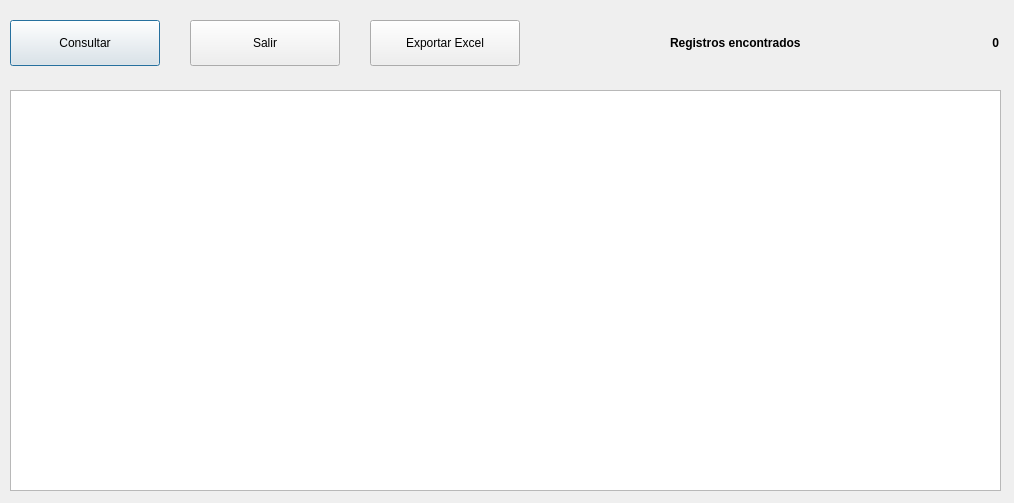
<?xml version="1.0" encoding="UTF-8"?>
<ui version="4.0">
 <class>Dialog</class>
 <widget class="QDialog" name="Dialog">
  <property name="geometry">
   <rect>
    <x>0</x>
    <y>0</y>
    <width>1014</width>
    <height>503</height>
   </rect>
  </property>
  <property name="windowTitle">
   <string>Demo 22: Consulta Conectada de Productos</string>
  </property>
  <widget class="QPushButton" name="btnConsultar">
   <property name="geometry">
    <rect>
     <x>10</x>
     <y>20</y>
     <width>150</width>
     <height>46</height>
    </rect>
   </property>
   <property name="text">
    <string>Consultar</string>
   </property>
  </widget>
  <widget class="QPushButton" name="btnSalir">
   <property name="geometry">
    <rect>
     <x>190</x>
     <y>20</y>
     <width>150</width>
     <height>46</height>
    </rect>
   </property>
   <property name="text">
    <string>Salir</string>
   </property>
  </widget>
  <widget class="QLabel" name="label">
   <property name="geometry">
    <rect>
     <x>670</x>
     <y>30</y>
     <width>251</width>
     <height>25</height>
    </rect>
   </property>
   <property name="font">
    <font>
     <weight>75</weight>
     <bold>true</bold>
    </font>
   </property>
   <property name="text">
    <string>Registros encontrados</string>
   </property>
  </widget>
  <widget class="QLabel" name="lblTotal">
   <property name="geometry">
    <rect>
     <x>910</x>
     <y>30</y>
     <width>89</width>
     <height>25</height>
    </rect>
   </property>
   <property name="font">
    <font>
     <weight>75</weight>
     <bold>true</bold>
    </font>
   </property>
   <property name="text">
    <string>0</string>
   </property>
   <property name="alignment">
    <set>Qt::AlignRight|Qt::AlignTrailing|Qt::AlignVCenter</set>
   </property>
  </widget>
  <widget class="QListWidget" name="lvwProducto">
   <property name="geometry">
    <rect>
     <x>10</x>
     <y>90</y>
     <width>991</width>
     <height>401</height>
    </rect>
   </property>
  </widget>
  <widget class="QPushButton" name="bntExportarExcel">
   <property name="geometry">
    <rect>
     <x>370</x>
     <y>20</y>
     <width>150</width>
     <height>46</height>
    </rect>
   </property>
   <property name="text">
    <string>Exportar Excel</string>
   </property>
  </widget>
 </widget>
 <resources/>
 <connections/>
</ui>
